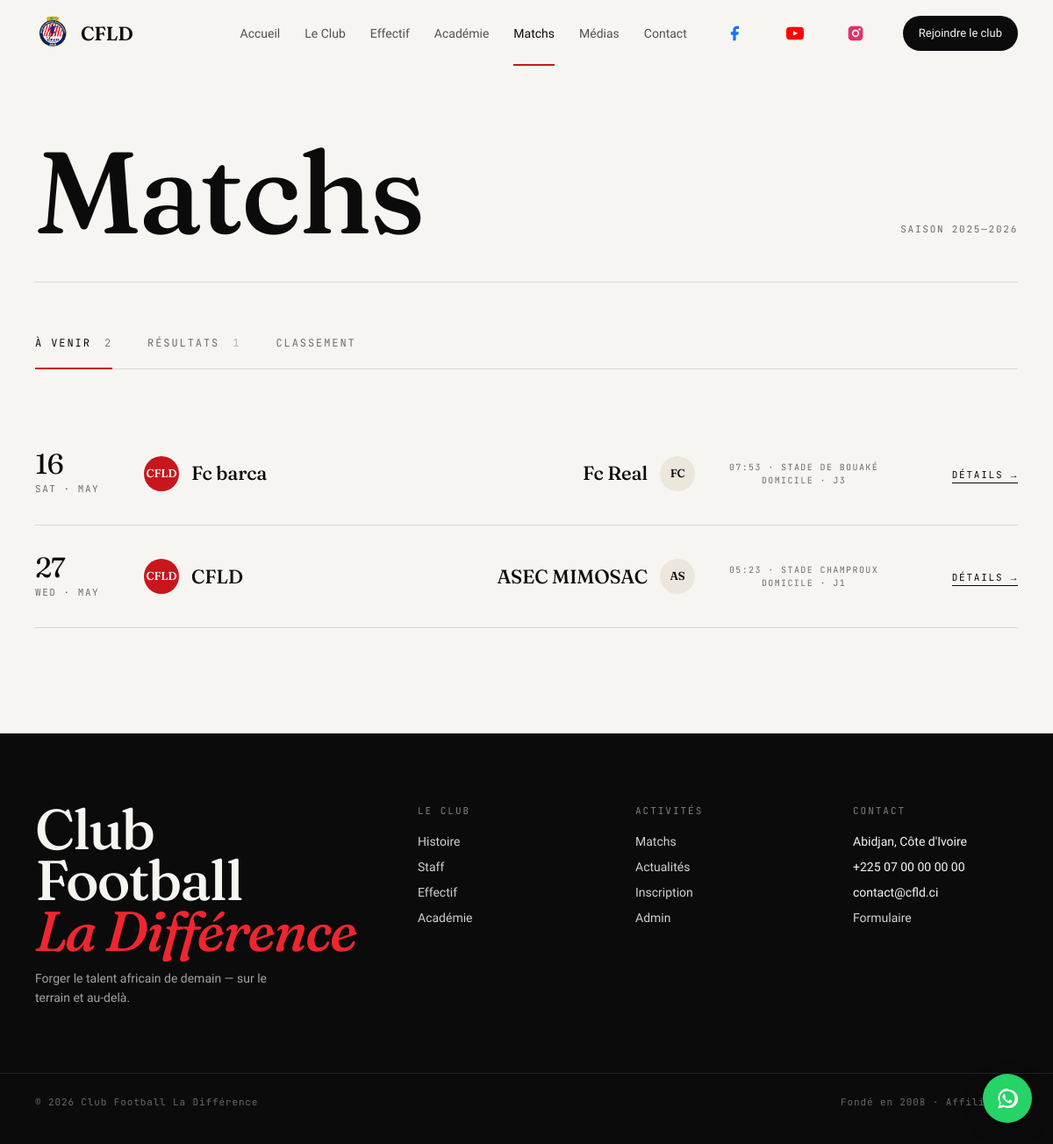
The app's page /matchs/ with its own data.
### matchs/models.py (models this page shows, shortened)
class Match(models.Model):
    TYPE_CHOICES = [
        ('a_venir', 'À venir'),
        ('resultat', 'Résultat'),
    ]
    equipe_domicile = models.CharField(max_length=100)
    equipe_exterieur = models.CharField(max_length=100)
    est_domicile = models.BooleanField(
        default=True,
        help_text="CFLD joue à domicile ?"
    )
    score_domicile = models.PositiveSmallIntegerField(null=True, blank=True)
    score_exterieur = models.PositiveSmallIntegerField(null=True, blank=True)
    date = models.DateTimeField()
    lieu = models.CharField(max_length=150, blank=True)
    competition = models.CharField(max_length=100, default='Ligue 1 CI')
    journee = models.PositiveSmallIntegerField(null=True, blank=True)
    type_match = models.CharField(max_length=10, choices=TYPE_CHOICES, default='a_venir')
    billet_url = models.URLField(blank=True)
    class Meta:
        ordering = ['date']
        verbose_name = 'Match'
        verbose_name_plural = 'Matchs'
    @property
    def resultat(self):
        if self.score_domicile is None:
            return None
        if self.score_domicile > self.score_exterieur:
            return 'V' if self.est_domicile else 'D'
        if self.score_domicile < self.score_exterieur:
            return 'D' if self.est_domicile else 'V'
        return 'N'

### matchs/views.py (the view)
# urls.py: path('matchs/', include('matchs.urls')),
def matchs(request):
    a_venir = Match.objects.filter(type_match='a_venir').order_by('date')
    resultats = Match.objects.filter(type_match='resultat').order_by('-date')
    classement = Classement.objects.filter(saison='2025-2026')
    return render(request, 'matchs/matchs.html', {
        'a_venir': a_venir,
        'resultats': resultats,
        'classement': classement,
        'nb_a_venir': a_venir.count(),
        'nb_resultats': resultats.count(),
        'nb_equipes': classement.count(),
    })

### matchs/models.py (called while the page is built)
    @property
    def difference_buts(self):
        return self.buts_pour - self.buts_contre

### matchs/templates/matchs/matchs.html (shortened to what this page needs)
{% extends "base.html" %}
{% load static %}
{% block screen_label %}05 Matchs{% endblock %}
{% block content %}
<main class="page">
  <div class="page-title-spread">
    <h1>Matchs</h1>
    <div class="meta">
      <span>Saison 2025—2026</span>
    </div>
  </div>
  <div class="tabs">
    <div class="tab active" data-tab="upcoming">À venir <span class="count">{{ nb_a_venir }}</span></div>
    <div class="tab" data-tab="results">Résultats <span class="count">{{ nb_resultats }}</span></div>
    <div class="tab" data-tab="standings">Classement</div>
  </div>
  <div class="tab-panel active" id="upcoming">
    {% for match in a_venir %}
    <div class="match-row">
      <div class="match-date">
        <span class="day">{{ match.date|date:"d" }}</span>
        {{ match.date|date:"D"|upper }} · {{ match.date|date:"M"|upper }}
      </div>
      {% if match.est_domicile %}
      <div class="match-team"><span class="crest-sm home">CFLD</span>{{ match.equipe_domicile }}</div>
      <div class="match-team away">{{ match.equipe_exterieur }}<span class="crest-sm">{{ match.equipe_exterieur|slice:":2"|upper }}</span></div>
      {% else %}
      <div class="match-team"><span class="crest-sm">{{ match.equipe_domicile|slice:":2"|upper }}</span>{{ match.equipe_domicile }}</div>
      <div class="match-team away">{{ match.equipe_exterieur }}<span class="crest-sm home">CFLD</span></div>
      {% endif %}
      <div class="match-meta">
        {{ match.date|date:"H:i" }} · {{ match.lieu }}<br>
        {% if match.est_domicile %}Domicile{% else %}Extérieur{% endif %} · {% if match.journee %}J{{ match.journee }}{% else %}{{ match.competition }}{% endif %}
      </div>
      <div class="match-cta">
        {% if match.billet_url %}<a href="{{ match.billet_url }}">Billetterie →</a>
        {% else %}<a href="#">Détails →</a>{% endif %}
      </div>
    </div>
    {% endfor %}
  </div>
</main>
{% endblock %}

### assets/style.css (style rules this page uses)
:root { --green: #c8161d; --green-deep: #8a0d12; --green-bright: #ee2630; --ink: #0b0b0b; --paper: #f7f5f1; --paper-2: #ebe7dc; --line: rgba(11,11,11,0.12); --line-strong: rgba(11,11,11,0.85); --muted: rgba(11,11,11,0.58); --font-display: "Fraunces", "Times New Roman", serif; --font-text: "Inter Tight", "Helvetica Neue", Arial, sans-serif; --font-mono: "JetBrains Mono", "Menlo", monospace; --display-tracking: -0.02em; --display-weight: 500; --display-italic: 0; }
* { box-sizing: border-box; }
html, body { margin: 0; padding: 0; overflow-x: hidden; }
body { font-family: var(--font-text); color: var(--ink); background: var(--paper); -webkit-font-smoothing: antialiased; text-rendering: optimizeLegibility; line-height: 1.5; }
a { color: inherit; text-decoration: none; }
.display, h1, h2, h3 { font-family: var(--font-display); font-weight: var(--display-weight); letter-spacing: var(--display-tracking); font-style: var(--display-italic) ? italic : normal; line-height: 1.02; margin: 0; }
h1 { font-size: clamp(56px, 8vw, 132px); }
.page { max-width: 1440px; margin: 0 auto; padding: 0 40px; }
body { padding-top: 76px; }
.page-title-spread { padding: 80px 0 40px; display: grid; grid-template-columns: auto 1fr; align-items: end; gap: 60px; border-bottom: 1px solid var(--line); }
.page-title-spread h1 { font-size: clamp(80px, 11vw, 200px); line-height: 0.95; }
.page-title-spread .meta { text-align: right; font-family: var(--font-mono); font-size: 11px; letter-spacing: 0.16em; color: var(--muted); text-transform: uppercase; padding-bottom: 12px; display: grid; gap: 6px; }

### matchs/templates/matchs/matchs.html (style rules this page uses)
.tabs { display:flex; gap:0; border-bottom:1px solid var(--line); margin:40px 0 0; }
.tab { padding:20px 0; margin-right:40px; font-family:var(--font-mono); font-size:12px; letter-spacing:.16em; text-transform:uppercase; position:relative; color:var(--muted); cursor:pointer; }
.tab.active { color:var(--ink); }
.tab.active::after { content:""; position:absolute; left:0; right:0; bottom:-1px; height:2px; background:var(--green); }
.tab .count { opacity:.5; margin-left:6px; }
.tab-panel { display:none; padding:60px 0 120px; }
.tab-panel.active { display:block; }
.match-row { display:grid; grid-template-columns:100px 1fr 1fr 200px 120px; align-items:center; padding:32px 0; border-bottom:1px solid var(--line); gap:24px; }
.match-date { font-family:var(--font-mono); font-size:11px; letter-spacing:.14em; text-transform:uppercase; color:var(--muted); }
.match-date .day { font-family:var(--font-display); font-size:32px; color:var(--ink); display:block; line-height:1; letter-spacing:-.02em; margin-bottom:4px; }
.match-team { display:flex; align-items:center; gap:14px; font-family:var(--font-display); font-size:22px; font-weight:500; letter-spacing:-.01em; }
.match-team.away { justify-content:flex-end; }
.crest-sm { width:40px; height:40px; border-radius:50%; background:var(--paper-2); display:grid; place-items:center; font-family:var(--font-display); font-size:13px; font-weight:600; color:var(--ink); flex-shrink:0; }
.crest-sm.home { background:var(--green); color:var(--paper); }
.match-meta { font-family:var(--font-mono); font-size:10px; letter-spacing:.14em; text-transform:uppercase; color:var(--muted); text-align:center; }
.match-cta { text-align:right; }
.match-cta a { font-family:var(--font-mono); font-size:11px; letter-spacing:.16em; text-transform:uppercase; border-bottom:1px solid currentColor; padding-bottom:2px; color:var(--ink); }

### records on screen
Match: date "16", date "SAT", date "MAY", equipe_domicile "Fc barca", equipe_exterieur "Fc Real", equipe_exterieur "FC", date "07:53", lieu "STADE DE BOUAKÉ", est_domicile "DOMICILE", journee "3", billet_url "DÉTAILS →"
Match: date "27", date "WED", date "MAY", equipe_domicile "CFLD", equipe_exterieur "ASEC MIMOSAC", equipe_exterieur "AS", date "05:23", lieu "STADE CHAMPROUX", est_domicile "DOMICILE", journee "1", billet_url "DÉTAILS →"

### other values on screen
{{ nb_a_venir }} "2"
{{ nb_resultats }} "1"
